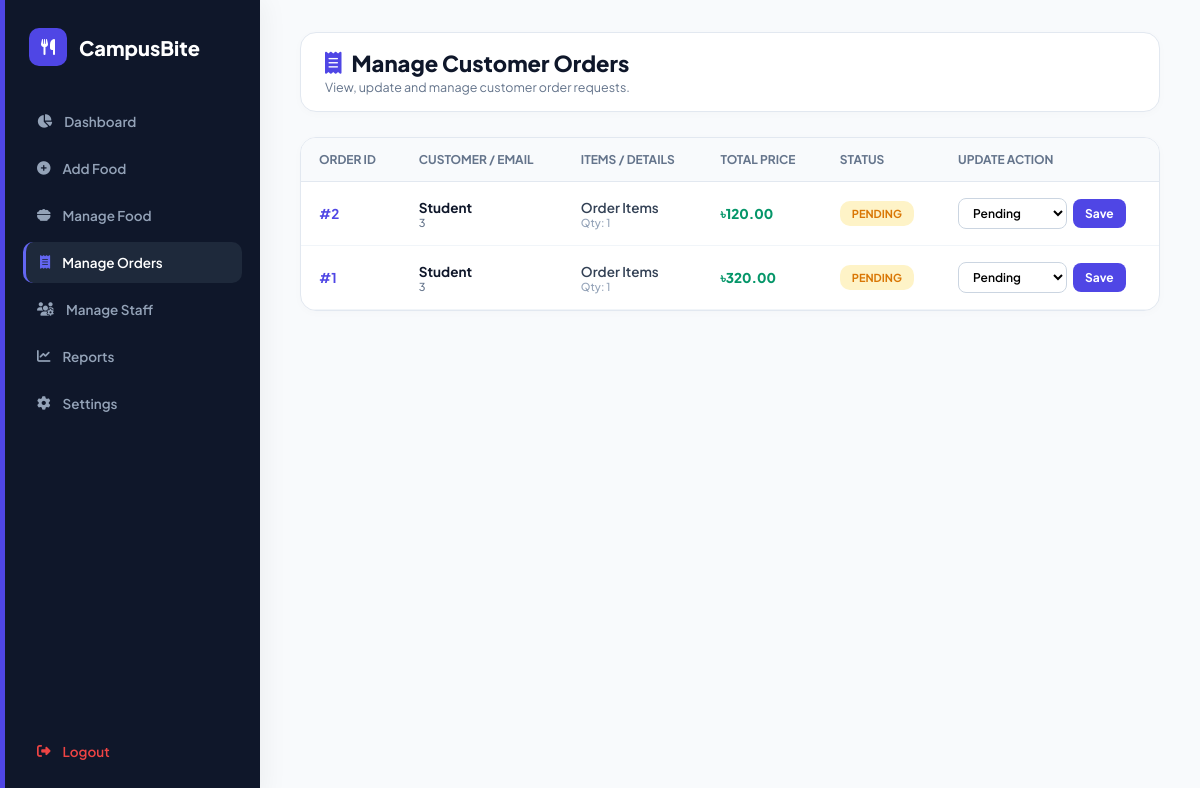
The page /admin/manage_orders.php on the database its author committed.
### tables this page shows
CREATE TABLE `orders` (
  `order_id` int(11) NOT NULL,
  `user_id` int(11) DEFAULT NULL,
  `food_id` int(11) DEFAULT NULL,
  `quantity` int(11) DEFAULT NULL,
  `table_number` int(11) DEFAULT NULL,
  `status` varchar(30) DEFAULT 'Pending',
  `total_price` decimal(10,2) NOT NULL,
  `created_at` timestamp NOT NULL DEFAULT current_timestamp(),
  `total_amount` decimal(10,2) NOT NULL,
  `payment_method` varchar(50) DEFAULT 'Cash on Delivery'
);

### admin/manage_orders.php (the view, shortened to what this page needs)
<?php
$conn = mysqli_connect("localhost", "root", "", "campusbite_db");
$orders_result = mysqli_query($conn, "SELECT * FROM orders ORDER BY order_id DESC");
?>
<!DOCTYPE html>
<html lang="en">
<head>
    <link href="https://cdnjs.cloudflare.com/ajax/libs/font-awesome/6.4.0/css/all.min.css" rel="stylesheet">
</head>
<body>
    <div class="sidebar">
        <div>
            <div class="brand">
                <div class="brand-icon"><i class="fa-solid fa-utensils"></i></div>
                CampusBite
            </div>
            <ul class="nav-menu">
                <li class="nav-item"><a href="dashboard.php"><i class="fa-solid fa-chart-pie"></i> Dashboard</a></li>
                <li class="nav-item"><a href="add_food.php"><i class="fa-solid fa-plus-circle"></i> Add Food</a></li>
                <li class="nav-item"><a href="manage_food.php"><i class="fa-solid fa-bowl-food"></i> Manage Food</a></li>
                <li class="nav-item active"><a href="manage_orders.php"><i class="fa-solid fa-receipt"></i> Manage Orders</a></li>
                <li class="nav-item"><a href="manage_staff.php"><i class="fa-solid fa-users-gear"></i> Manage Staff</a></li>
                <li class="nav-item"><a href="reports.php"><i class="fa-solid fa-chart-line"></i> Reports</a></li>
                <li class="nav-item"><a href="settings.php"><i class="fa-solid fa-gear"></i> Settings</a></li>
            </ul>
        </div>
        <div class="nav-menu">
            <li class="nav-item"><a href="../logout.php" style="color:#ef4444;"><i class="fa-solid fa-right-from-bracket"></i> Logout</a></li>
        </div>
    </div>
    <div class="main-content">
        <div class="top-header">
            <div class="page-title">
                <h1><i class="fa-solid fa-receipt" style="color:#4f46e5;"></i> Manage Customer Orders</h1>
                <p>View, update and manage customer order requests.</p>
            </div>
        </div>
        <div class="card-table">
            <table class="custom-table">
                <thead>
                    <tr>
                        <th>Order ID</th>
                        <th>Customer / Email</th>
                        <th>Items / Details</th>
                        <th>Total Price</th>
                        <th>Status</th>
                        <th>Update Action</th>
                    </tr>
                </thead>
                <tbody>
                    <?php if ($orders_result && mysqli_num_rows($orders_result) > 0): ?>
                        <?php while ($ord = mysqli_fetch_assoc($orders_result)): ?>
                            <tr>
                                <td><strong style="color:#4f46e5;">#<?= $ord['order_id']; ?></strong></td>
                                <td>
                                    <div style="font-weight: 700; color: #0f172a;"><?= htmlspecialchars($ord['customer_name'] ?? 'Student'); ?></div>
                                    <div style="font-size: 11px; color: #64748b;"><?= htmlspecialchars($ord['email'] ?? $ord['user_id'] ?? 'N/A'); ?></div>
                                </td>
                                <td>
                                    <div style="font-weight:600; color:#334155;"><?= htmlspecialchars($ord['food_details'] ?? $ord['food_name'] ?? 'Order Items'); ?></div>
                                    <div style="font-size:11px; color:#94a3b8;">Qty: <?= $ord['quantity'] ?? 1; ?></div>
                                </td>
                                <td style="font-weight: 800; color: #059669;">৳<?= number_format($ord['total_amount'] ?? $ord['total_price'] ?? 0, 2); ?></td>
                                <td>
                                    <span class="badge badge-<?= $ord['status']; ?>"><?= $ord['status']; ?></span>
                                </td>
                                <td>
                                    <form method="POST" action="manage_orders.php" style="display: flex; gap: 6px; align-items: center;">
                                        <select name="status" class="status-select">
                                            <option value="Pending" <?= ($ord['status'] == 'Pending') ? 'selected' : ''; ?>>Pending</option>
                                        </select>
                                        <button type="submit" name="update_status" class="btn-update">Save</button>
                                    </form>
                                </td>
                            </tr>
                        <?php endwhile; ?>
                    <?php else: ?>
                        <tr>
                            <td colspan="6" style="text-align: center; color: #94a3b8; padding: 30px;">No customer orders placed yet.</td>
                        </tr>
                    <?php endif; ?>
                </tbody>
            </table>
        </div>
    </div>
</body>
</html>

### admin/manage_orders.php (style rules this page uses)
* { margin: 0; padding: 0; box-sizing: border-box; font-family: 'Plus Jakarta Sans', sans-serif; }
body { display: flex; background-color: #f8fafc; color: #0f172a; min-height: 100vh; }
.sidebar { width: 260px; background: #0f172a; padding: 28px 18px; display: flex; flex-direction: column; justify-content: space-between; position: fixed; height: 100vh; z-index: 100; border-left: 5px solid #4f46e5; box-shadow: 4px 0 25px rgba(0,0,0,0.05); }
.brand { font-size: 20px; font-weight: 800; color: #ffffff; display: flex; align-items: center; gap: 12px; margin-bottom: 35px; padding-left: 6px; }
.brand-icon { background: #4f46e5; width: 38px; height: 38px; border-radius: 10px; display: flex; align-items: center; justify-content: center; color: #fff; font-size: 16px; }
.nav-menu { list-style: none; display: flex; flex-direction: column; gap: 6px; }
.nav-item a { display: flex; align-items: center; gap: 12px; padding: 12px 14px; text-decoration: none; color: #94a3b8; font-size: 13.5px; font-weight: 600; border-radius: 10px; transition: all 0.2s ease; }
.nav-item.active a { background: #1e293b; color: #ffffff; border-left: 3px solid #6366f1; }
.nav-item.active a i { color: #6366f1; }
.main-content { flex: 1; margin-left: 260px; padding: 32px 40px; }
.top-header { display: flex; justify-content: space-between; align-items: center; margin-bottom: 25px; background: #ffffff; padding: 16px 24px; border-radius: 16px; border: 1px solid #e2e8f0; box-shadow: 0 2px 10px rgba(0,0,0,0.02); }
.page-title h1 { font-size: 22px; font-weight: 800; color: #0f172a; display: flex; align-items: center; gap: 10px; }
.page-title p { font-size: 12.5px; color: #64748b; margin-top: 2px; }
.card-table { background: #ffffff; border-radius: 16px; border: 1px solid #e2e8f0; overflow: hidden; box-shadow: 0 2px 10px rgba(0,0,0,0.02); }
.custom-table { width: 100%; border-collapse: collapse; text-align: left; }
.custom-table th { background: #f8fafc; padding: 14px 18px; font-size: 12px; font-weight: 700; color: #64748b; text-transform: uppercase; border-bottom: 1px solid #e2e8f0; }
.custom-table td { padding: 16px 18px; font-size: 13.5px; color: #1e293b; border-bottom: 1px solid #f1f5f9; font-weight: 500; vertical-align: middle; }
.badge { padding: 6px 12px; border-radius: 10px; font-size: 11px; font-weight: 700; text-transform: uppercase; display: inline-block; }
.badge-Pending { background: #fef3c7; color: #d97706; }
.status-select { padding: 6px 10px; border-radius: 8px; border: 1px solid #cbd5e1; font-size: 12px; font-weight: 600; outline: none; background: #ffffff; }
.btn-update { background: #4f46e5; color: #ffffff; border: none; padding: 7px 12px; border-radius: 8px; font-weight: 700; font-size: 12px; cursor: pointer; transition: background 0.2s; }

### rows shown on the page
orders: order_id "2", customer_name "Student", user "3", food_details "Order Items", quantity "1", total_amount "120.00", status "PENDING", status "Pending"
orders: order_id "1", customer_name "Student", user "3", food_details "Order Items", quantity "1", total_amount "320.00", status "PENDING", status "Pending"
